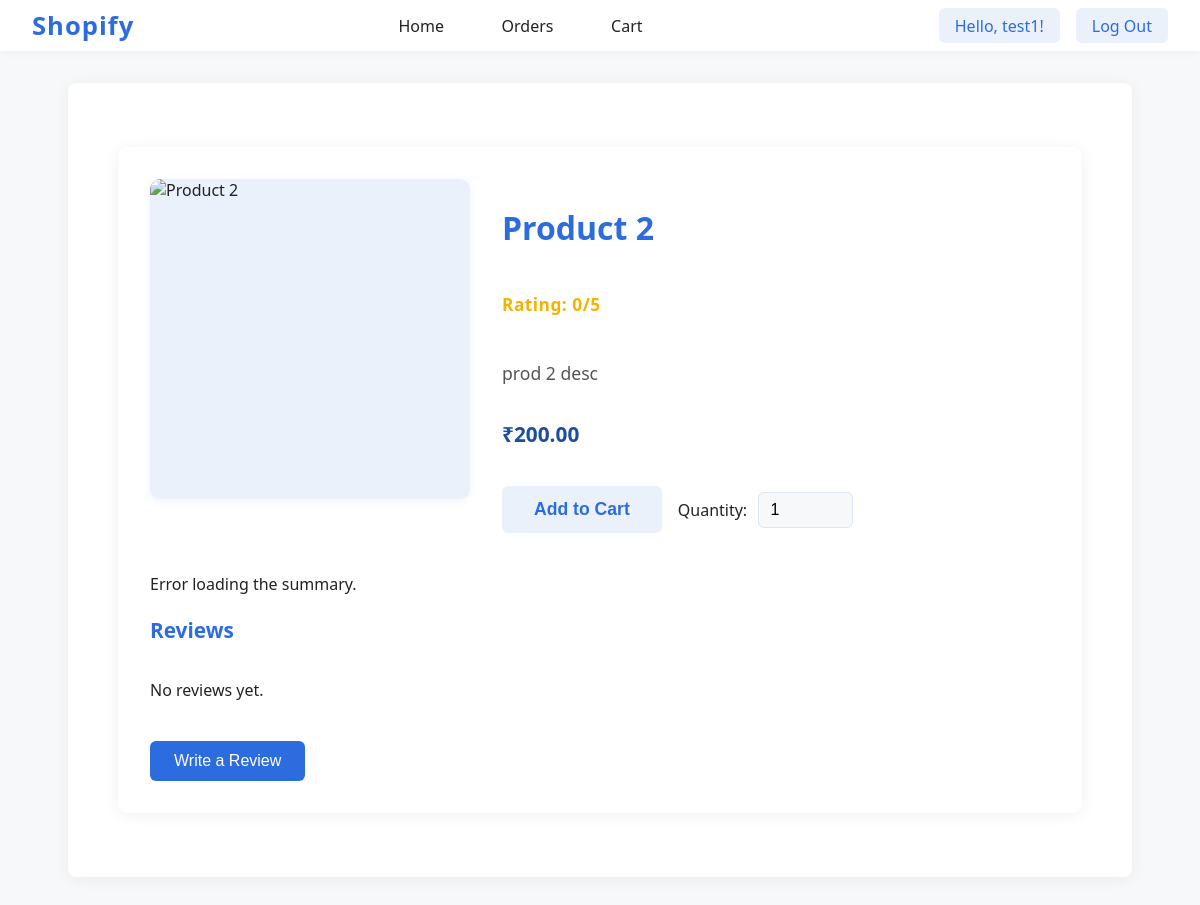
The page /product/2/ (signed in) on the database its author committed.
### payment/models.py (models this page shows, shortened)
class Product(models.Model):
    name = models.CharField(max_length=100)
    description = models.TextField()
    summary = models.TextField(default="Error loading the summary.")
    price = models.DecimalField(max_digits=10, decimal_places=2)
    created_at = models.DateTimeField(auto_now_add=True)
    category = models.CharField(default=None)
    starRating = models.FloatField(default=0.0)

### shop/views.py (the view)
# urls.py: path("product/<int:item_id>/", views.productDetail, name="productDetail"),
@login_required(login_url='/signup/')
def productDetail(request, item_id):
    product = Product.objects.filter(id=item_id).first()
    if not product:
        return render(request, "404.html", status=404)
    product_reviews = Reviews.objects.filter(product=product).order_by('-id')
    return render(request, "productDetail.html", {"product": product, "reviews": product_reviews})

### frontend/templates/productDetail.html (shortened to what this page needs)
{% extends "base.html" %}
{% load static %}
{% block content %}
<link rel="stylesheet" href="{% static '/static/css/productDetail.css' %}">
<div class="product-detail-container">
    <div class="product-main">
        <img src="{{ product.image_url }}" alt="{{ product.name }}" class="product-image" />
        <div class="product-info">
            <h2 class="product-title">{{ product.name }}</h2>
            <p class="product-rating">Rating: {{ product.starRating|default:"0" }}/5</p>
            <p class="product-desc">{{ product.description }}</p>
            <span class="product-price">₹{{ product.price }}</span>
            <div class="product-actions">
                <form action="{% url 'addToCart' %}" method="POST" class="cart-form">
                    <button type="submit" class="cart-btn">Add to Cart</button>
                    <div class="quantity-group">
                        <label for="quantity">Quantity:</label>
                        <input type="number" id="quantity" name="quantity" min="1" value="1" class="quantity-input" />
                    </div>
                </form>
            </div>
        </div>
    </div>
    <div class="reviews-section">
        <div class="product-summary">
            {{ product.summary }}
        </div>
        <h3>Reviews</h3>
        <div class="reviews-list">
            {% for review in reviews %}
            <div class="review-card">
                <strong>{{ review.user.username }}</strong>
                <span class="review-rating">{{ review.rating }}/5</span>
                <p class="review-text">{{ review.comment }}</p>
            </div>
            {% empty %}
            <p>No reviews yet.</p>
            {% endfor %}
        </div>
        <button class="write-review-btn" onclick="window.location.href='{% url 'writeReview' product.id %}'">Write a Review</button>
    </div>
</div>
{% endblock %}

### frontend/templates/base.html (shortened to what this page needs)
<!DOCTYPE html>
{% load static %}
<html lang="en">
<head>
    <link rel="stylesheet" href="{% static '/static/css/base.css' %}">
</head>
<body>
    <nav class="navbar">
        <div class="container">
            <a href="/" class="logo">Shopify</a>
            <ul class="nav-links">
                <li><a href="/">Home</a></li>
                <li><a href={% url "ordersView" %}>Orders</a></li>
                <li><a href={% url "CartView" %}>Cart</a></li>
            </ul>
            {% if user.is_authenticated %}
                <div class="username-logout-group">
                    <div class="username-display">Hello, {{ user.username }}!</div>
                    <a href="{% url 'LogOut' %}" class="logout-btn">Log Out</a>
                </div>
            {% endif %}
        </div>
    </nav>
    <main class="main-content">
        {% block content %}{% endblock %}
    </main>
</body>
</html>

### frontend/static/css/base.css (style rules this page uses)
body { margin: 0; font-family: 'Segoe UI', 'Roboto', Arial, sans-serif; background: #f7f8fa; color: #222; }
.navbar { background: #fff; box-shadow: 0 2px 8px rgba(0,0,0,0.04); padding: 0.5rem 0; position: sticky; top: 0; z-index: 100; }
.container { max-width: 1200px; margin: 0 auto; display: flex; align-items: center; justify-content: space-between; padding: 0 2rem; }
.logo { font-size: 1.6rem; font-weight: 700; color: #2d6cdf; text-decoration: none; letter-spacing: 1px; }
.nav-links { list-style: none; display: flex; gap: 2rem; margin: 0; padding: 0; }
.nav-links li a { text-decoration: none; color: #222; font-weight: 500; transition: color 0.2s; padding: 0.5rem 0.8rem; border-radius: 4px; }
.main-content { max-width: 1000px; margin: 2rem auto; background: #fff; border-radius: 8px; box-shadow: 0 2px 16px rgba(0,0,0,0.06); padding: 2rem; }

### frontend/static/css/productDetail.css (style rules this page uses)
.product-detail-container { max-width: 900px; margin: 2rem auto; background: #fff; border-radius: 10px; box-shadow: 0 2px 16px rgba(0,0,0,0.06); padding: 2rem; }
.product-main { display: flex; gap: 2rem; align-items: flex-start; margin-bottom: 2.5rem; }
.product-image { width: 320px; height: 320px; object-fit: cover; border-radius: 10px; box-shadow: 0 2px 8px rgba(45,108,223,0.08); background: #eaf1fb; }
.product-info { flex: 1; display: flex; flex-direction: column; gap: 1.2rem; }
.product-title { font-size: 2rem; font-weight: 700; color: #2d6cdf; margin-bottom: 0.5rem; }
.product-rating { font-size: 1.08rem; color: #f5b301; font-weight: 600; margin-bottom: 0.5rem; letter-spacing: 0.5px; }
.product-desc { font-size: 1.1rem; color: #555; margin-bottom: 1rem; }
.product-price { font-size: 1.3rem; font-weight: 700; color: #1a4fa0; margin-bottom: 1.2rem; }
.product-actions { display: flex; gap: 1rem; }
.buy-btn, .cart-btn { padding: 0.8rem 2rem; font-size: 1.1rem; font-weight: 600; border: none; border-radius: 6px; cursor: pointer; transition: background 0.2s; }
.cart-btn { background: #eaf1fb; color: #2d6cdf; }
.reviews-section { margin-top: 2rem; }
.reviews-section h3 { font-size: 1.3rem; font-weight: 700; color: #2d6cdf; margin-bottom: 1.2rem; }
.reviews-list { display: flex; flex-direction: column; gap: 1.2rem; margin-bottom: 1.5rem; }
.write-review-btn { padding: 0.7rem 1.5rem; background: #2d6cdf; color: #fff; border: none; border-radius: 6px; font-size: 1rem; font-weight: 500; cursor: pointer; transition: background 0.2s; }
.cart-form { display: flex; align-items: center; gap: 1rem; }
.quantity-group { display: flex; align-items: center; gap: 0.7rem; margin: 0; }
.quantity-group label { font-size: 1rem; color: #222; font-weight: 500; }
.quantity-input { width: 70px; padding: 0.5rem 0.7rem; border: 1px solid #dbe6f6; border-radius: 6px; font-size: 1rem; background: #f7f8fa; transition: border-color 0.2s; }

### frontend/templates/base.html (style rules this page uses)
.username-logout-group { display: flex; align-items: center; gap: 1rem; margin-left: 2rem; }
.username-display { font-weight: 500; color: #2d6cdf; font-size: 1rem; background: #eaf1fb; padding: 0.4rem 1rem; border-radius: 6px; display: inline-block; }
.logout-btn { background: #eaf1fb; color: #2d6cdf; font-weight: 500; border: none; border-radius: 6px; padding: 0.4rem 1rem; cursor: pointer; transition: background 0.2s; text-decoration: none; }

### rows shown on the page
Product: name "Product 2", starRating "0", description "prod 2 desc", price "200.00", summary "Error loading the summary."

### other values the page prints
{{ user.username }} "test1"
